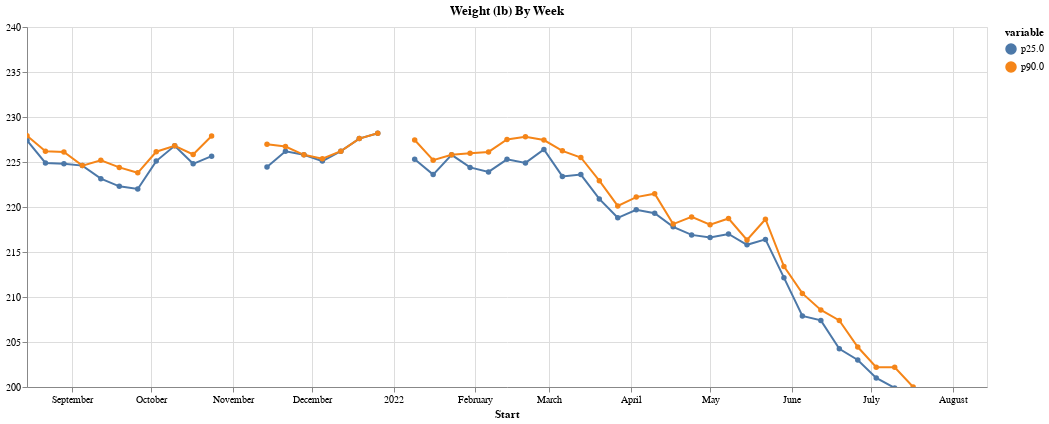
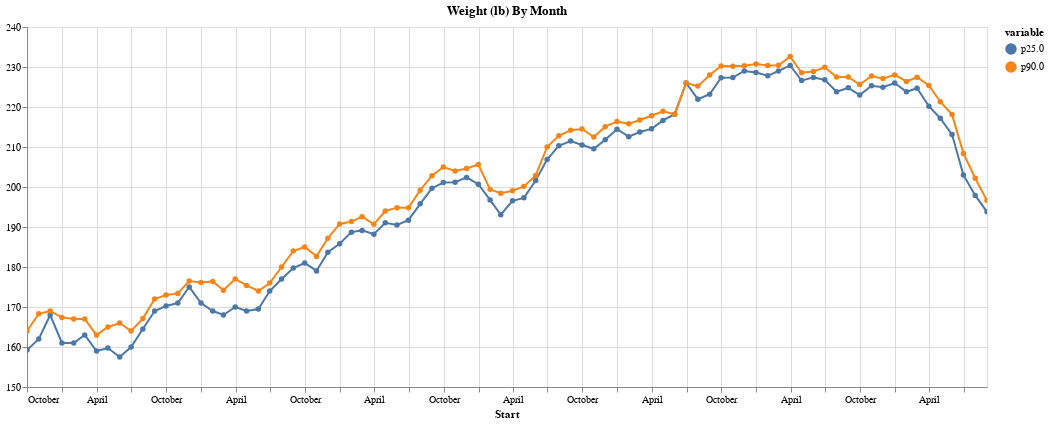
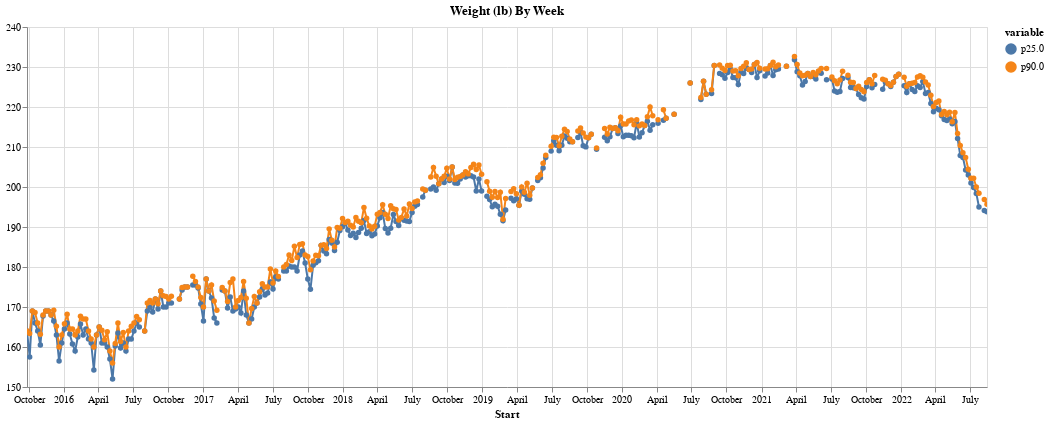

The cell these charts' notebook holds for them, in order:
### Markdown cell above
# Time Series Analysis using resampling

### Code cell
print("Scroll to see year markers, select in index to zoom in")
metric = idx_weight


def graph_weight_as_line(df, freq, domain):
    pd_freq_value = freq[0]  # hack, pandas Freq are D,W,M
    df_group_time = df.copy()[metric].resample(pd_freq_value)
    t1 = df_group_time.count().reset_index()
    # Create the root df for output
    df_to_graph = t1.drop(columns=metric)
    # for q in [0.25, 0.5, 0.75, 0.9]:
    for q in [0.25, 0.9]:

        df_to_graph[f"p{q*100}"] = df_group_time.quantile(q).reset_index()[metric]

    # No start adding back the rows
    df_melted = df_to_graph.melt(
        id_vars=["Start"],
    )
    height_in_inches = 60  # todo figure out how to get this by calculation
    selection = alt.selection_multi(fields=["variable"], bind="legend")
    c = (
        alt.Chart(df_melted)
        .mark_line(point=True)
        .encode(
            y=alt.Y("value", title="", scale=alt.Scale(domain=domain)),
            x="Start:T",
            color="variable",
            tooltip=["Start:T", "value:Q"],
            opacity=alt.condition(selection, alt.value(1), alt.value(0.2)),
        )
        .properties(
            width=16 * height_in_inches,
            height=6 * height_in_inches,
            title=f"{metric} By {freq}",
        )
        .interactive()
    ).add_selection(selection)

    display(c)


earliest = arrow.utcnow().shift(months=-12).date()
graph_weight_as_line(df[earliest:], "Week", (200, 240))
for freq in "Month Week".split():
    graph_weight_as_line(df, freq, (150, 240))

### Figure 1 — Vega-Lite specification as saved in the notebook (floating-point values rounded to 4 significant figures)
{"config": {"view": {"continuousWidth": 400, "continuousHeight": 300}}, "data": {"name": "data-e641f857a33f2dfd2844be9dfea1b99f"}, "mark": {"type": "line", "point": true}, "encoding": {"color": {"field": "variable", "type": "nominal"}, "opacity": {"condition": {"value": 1, "selection": "selector013"}, "value": 0.2}, "tooltip": [{"field": "Start", "type": "temporal"}, {"field": "value", "type": "quantitative"}], "x": {"field": "Start", "type": "temporal"}, "y": {"field": "value", "scale": {"domain": [200, 240]}, "title": "", "type": "quantitative"}}, "height": 360, "selection": {"selector014": {"type": "interval", "bind": "scales", "encodings": ["x", "y"]}, "selector013": {"type": "multi", "fields": ["variable"], "bind": "legend"}}, "title": "Weight (lb) By Week", "width": 960, "$schema": "https://vega.github.io/schema/vega-lite/v4.17.0.json", "datasets": {"data-e641f857a33f2dfd2844be9dfea1b99f": [{"Start": "2021-08-15T00:00:00", "variable": "p25.0", "value": 227.4}, {"Start": "2021-08-22T00:00:00", "variable": "p25.0", "value": 224.9}, {"Start": "2021-08-29T00:00:00", "variable": "p25.0", "value": 224.8}, {"Start": "2021-09-05T00:00:00", "variable": "p25.0", "value": 224.6}, {"Start": "2021-09-12T00:00:00", "variable": "p25.0", "value": 223.2}, {"Start": "2021-09-19T00:00:00", "variable": "p25.0", "value": 222.3}, {"Start": "2021-09-26T00:00:00", "variable": "p25.0", "value": 222.0}, {"Start": "2021-10-03T00:00:00", "variable": "p25.0", "value": 225.1}, {"Start": "2021-10-10T00:00:00", "variable": "p25.0", "value": 226.8}, {"Start": "2021-10-17T00:00:00", "variable": "p25.0", "value": 224.8}, {"Start": "2021-10-24T00:00:00", "variable": "p25.0", "value": 225.7}, {"Start": "2021-10-31T00:00:00", "variable": "p25.0", "value": null}, {"Start": "2021-11-07T00:00:00", "variable": "p25.0", "value": null}, {"Start": "2021-11-14T00:00:00", "variable": "p25.0", "value": 224.5}, {"Start": "2021-11-21T00:00:00", "variable": "p25.0", "value": 226.2}, {"Start": "2021-11-28T00:00:00", "variable": "p25.0", "value": 225.8}, {"Start": "2021-12-05T00:00:00", "variable": "p25.0", "value": 225.1}, {"Start": "2021-12-12T00:00:00", "variable": "p25.0", "value": 226.2}, {"Start": "2021-12-19T00:00:00", "variable": "p25.0", "value": 227.6}, {"Start": "2021-12-26T00:00:00", "variable": "p25.0", "value": 228.2}, {"Start": "2022-01-02T00:00:00", "variable": "p25.0", "value": null}, {"Start": "2022-01-09T00:00:00", "variable": "p25.0", "value": 225.3}, {"Start": "2022-01-16T00:00:00", "variable": "p25.0", "value": 223.6}, {"Start": "2022-01-23T00:00:00", "variable": "p25.0", "value": 225.8}, {"Start": "2022-01-30T00:00:00", "variable": "p25.0", "value": 224.4}, {"Start": "2022-02-06T00:00:00", "variable": "p25.0", "value": 223.9}, {"Start": "2022-02-13T00:00:00", "variable": "p25.0", "value": 225.3}, {"Start": "2022-02-20T00:00:00", "variable": "p25.0", "value": 224.9}, {"Start": "2022-02-27T00:00:00", "variable": "p25.0", "value": 226.4}, {"Start": "2022-03-06T00:00:00", "variable": "p25.0", "value": 223.4}, {"Start": "2022-03-13T00:00:00", "variable": "p25.0", "value": 223.6}, {"Start": "2022-03-20T00:00:00", "variable": "p25.0", "value": 220.9}, {"Start": "2022-03-27T00:00:00", "variable": "p25.0", "value": 218.8}, {"Start": "2022-04-03T00:00:00", "variable": "p25.0", "value": 219.7}, {"Start": "2022-04-10T00:00:00", "variable": "p25.0", "value": 219.3}, {"Start": "2022-04-17T00:00:00", "variable": "p25.0", "value": 217.8}, {"Start": "2022-04-24T00:00:00", "variable": "p25.0", "value": 216.9}, {"Start": "2022-05-01T00:00:00", "variable": "p25.0", "value": 216.6}, {"Start": "2022-05-08T00:00:00", "variable": "p25.0", "value": 217.0}, {"Start": "2022-05-15T00:00:00", "variable": "p25.0", "value": 215.8}, {"Start": "2022-05-22T00:00:00", "variable": "p25.0", "value": 216.4}, {"Start": "2022-05-29T00:00:00", "variable": "p25.0", "value": 212.2}, {"Start": "2022-06-05T00:00:00", "variable": "p25.0", "value": 207.9}, {"Start": "2022-06-12T00:00:00", "variable": "p25.0", "value": 207.4}, {"Start": "2022-06-19T00:00:00", "variable": "p25.0", "value": 204.2}, {"Start": "2022-06-26T00:00:00", "variable": "p25.0", "value": 203.0}, {"Start": "2022-07-03T00:00:00", "variable": "p25.0", "value": 201.0}, {"Start": "2022-07-10T00:00:00", "variable": "p25.0", "value": 199.9}, {"Start": "2022-07-17T00:00:00", "variable": "p25.0", "value": 198.4}, {"Start": "2022-07-24T00:00:00", "variable": "p25.0", "value": 195.0}, {"Start": "2022-07-31T00:00:00", "variable": "p25.0", "value": null}, {"Start": "2022-08-07T00:00:00", "variable": "p25.0", "value": 194.1}, {"Start": "2022-08-14T00:00:00", "variable": "p25.0", "value": 193.8}, {"Start": "2021-08-15T00:00:00", "variable": "p90.0", "value": 227.9}, {"Start": "2021-08-22T00:00:00", "variable": "p90.0", "value": 226.2}, {"Start": "2021-08-29T00:00:00", "variable": "p90.0", "value": 226.1}, {"Start": "2021-09-05T00:00:00", "variable": "p90.0", "value": 224.6}, {"Start": "2021-09-12T00:00:00", "variable": "p90.0", "value": 225.2}, {"Start": "2021-09-19T00:00:00", "variable": "p90.0", "value": 224.4}, {"Start": "2021-09-26T00:00:00", "variable": "p90.0", "value": 223.8}, {"Start": "2021-10-03T00:00:00", "variable": "p90.0", "value": 226.1}, {"Start": "2021-10-10T00:00:00", "variable": "p90.0", "value": 226.8}, {"Start": "2021-10-17T00:00:00", "variable": "p90.0", "value": 225.8}, {"Start": "2021-10-24T00:00:00", "variable": "p90.0", "value": 227.9}, {"Start": "2021-10-31T00:00:00", "variable": "p90.0", "value": null}, {"Start": "2021-11-07T00:00:00", "variable": "p90.0", "value": null}, {"Start": "2021-11-14T00:00:00", "variable": "p90.0", "value": 227.0}, {"Start": "2021-11-21T00:00:00", "variable": "p90.0", "value": 226.7}, {"Start": "2021-11-28T00:00:00", "variable": "p90.0", "value": 225.8}, {"Start": "2021-12-05T00:00:00", "variable": "p90.0", "value": 225.4}, {"Start": "2021-12-12T00:00:00", "variable": "p90.0", "value": 226.2}, {"Start": "2021-12-19T00:00:00", "variable": "p90.0", "value": 227.6}, {"Start": "2021-12-26T00:00:00", "variable": "p90.0", "value": 228.2}, {"Start": "2022-01-02T00:00:00", "variable": "p90.0", "value": null}, {"Start": "2022-01-09T00:00:00", "variable": "p90.0", "value": 227.4}, {"Start": "2022-01-16T00:00:00", "variable": "p90.0", "value": 225.2}, {"Start": "2022-01-23T00:00:00", "variable": "p90.0", "value": 225.8}, {"Start": "2022-01-30T00:00:00", "variable": "p90.0", "value": 226.0}, {"Start": "2022-02-06T00:00:00", "variable": "p90.0", "value": 226.1}, {"Start": "2022-02-13T00:00:00", "variable": "p90.0", "value": 227.5}, {"Start": "2022-02-20T00:00:00", "variable": "p90.0", "value": 227.8}, {"Start": "2022-02-27T00:00:00", "variable": "p90.0", "value": 227.4}, {"Start": "2022-03-06T00:00:00", "variable": "p90.0", "value": 226.2}, {"Start": "2022-03-13T00:00:00", "variable": "p90.0", "value": 225.5}, {"Start": "2022-03-20T00:00:00", "variable": "p90.0", "value": 222.9}, {"Start": "2022-03-27T00:00:00", "variable": "p90.0", "value": 220.1}, {"Start": "2022-04-03T00:00:00", "variable": "p90.0", "value": 221.1}, {"Start": "2022-04-10T00:00:00", "variable": "p90.0", "value": 221.5}, {"Start": "2022-04-17T00:00:00", "variable": "p90.0", "value": 218.1}, {"Start": "2022-04-24T00:00:00", "variable": "p90.0", "value": 218.9}, {"Start": "2022-05-01T00:00:00", "variable": "p90.0", "value": 218.0}, {"Start": "2022-05-08T00:00:00", "variable": "p90.0", "value": 218.7}, {"Start": "2022-05-15T00:00:00", "variable": "p90.0", "value": 216.3}, {"Start": "2022-05-22T00:00:00", "variable": "p90.0", "value": 218.6}, {"Start": "2022-05-29T00:00:00", "variable": "p90.0", "value": 213.4}, {"Start": "2022-06-05T00:00:00", "variable": "p90.0", "value": 210.4}, {"Start": "2022-06-12T00:00:00", "variable": "p90.0", "value": 208.6}, {"Start": "2022-06-19T00:00:00", "variable": "p90.0", "value": 207.4}, {"Start": "2022-06-26T00:00:00", "variable": "p90.0", "value": 204.4}, {"Start": "2022-07-03T00:00:00", "variable": "p90.0", "value": 202.2}, {"Start": "2022-07-10T00:00:00", "variable": "p90.0", "value": 202.2}, {"Start": "2022-07-17T00:00:00", "variable": "p90.0", "value": 200.0}, {"Start": "2022-07-24T00:00:00", "variable": "p90.0", "value": 198.4}, {"Start": "2022-07-31T00:00:00", "variable": "p90.0", "value": null}, {"Start": "2022-08-07T00:00:00", "variable": "p90.0", "value": 196.9}, {"Start": "2022-08-14T00:00:00", "variable": "p90.0", "value": 195.7}]}}

### Figure 2 — Vega-Lite specification as saved in the notebook (floating-point values rounded to 4 significant figures; data arrays with more than 128 entries replaced by an {"elided": "..."} marker saying what was removed)
{"config": {"view": {"continuousWidth": 400, "continuousHeight": 300}}, "data": {"name": "data-0ab61184e4e26af67a2d8d100c60d15f"}, "mark": {"type": "line", "point": true}, "encoding": {"color": {"field": "variable", "type": "nominal"}, "opacity": {"condition": {"value": 1, "selection": "selector015"}, "value": 0.2}, "tooltip": [{"field": "Start", "type": "temporal"}, {"field": "value", "type": "quantitative"}], "x": {"field": "Start", "type": "temporal"}, "y": {"field": "value", "scale": {"domain": [150, 240]}, "title": "", "type": "quantitative"}}, "height": 360, "selection": {"selector016": {"type": "interval", "bind": "scales", "encodings": ["x", "y"]}, "selector015": {"type": "multi", "fields": ["variable"], "bind": "legend"}}, "title": "Weight (lb) By Month", "width": 960, "$schema": "https://vega.github.io/schema/vega-lite/v4.17.0.json", "datasets": {"data-0ab61184e4e26af67a2d8d100c60d15f": {"elided": "168 records"}}}

### Figure 3 — Vega-Lite specification as saved in the notebook (floating-point values rounded to 4 significant figures; data arrays with more than 128 entries replaced by an {"elided": "..."} marker saying what was removed)
{"config": {"view": {"continuousWidth": 400, "continuousHeight": 300}}, "data": {"name": "data-ffc53a9472858ccf808f8ca8b9025529"}, "mark": {"type": "line", "point": true}, "encoding": {"color": {"field": "variable", "type": "nominal"}, "opacity": {"condition": {"value": 1, "selection": "selector017"}, "value": 0.2}, "tooltip": [{"field": "Start", "type": "temporal"}, {"field": "value", "type": "quantitative"}], "x": {"field": "Start", "type": "temporal"}, "y": {"field": "value", "scale": {"domain": [150, 240]}, "title": "", "type": "quantitative"}}, "height": 360, "selection": {"selector018": {"type": "interval", "bind": "scales", "encodings": ["x", "y"]}, "selector017": {"type": "multi", "fields": ["variable"], "bind": "legend"}}, "title": "Weight (lb) By Week", "width": 960, "$schema": "https://vega.github.io/schema/vega-lite/v4.17.0.json", "datasets": {"data-ffc53a9472858ccf808f8ca8b9025529": {"elided": "720 records"}}}
